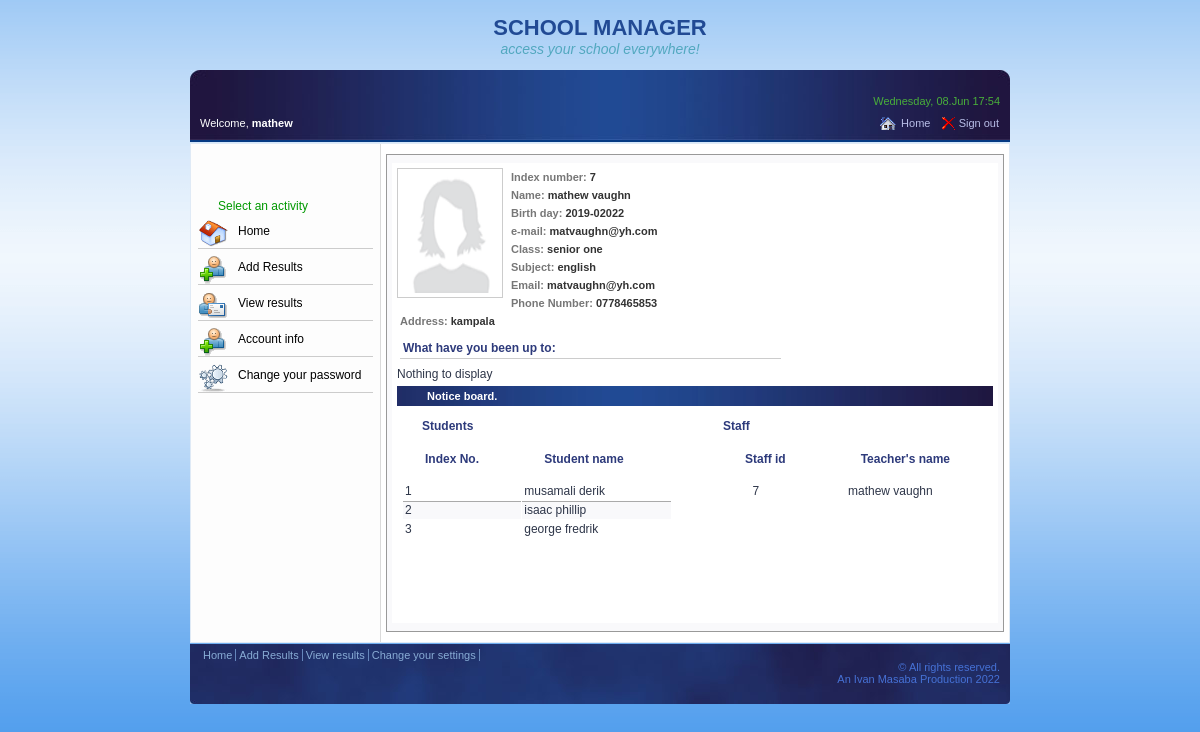
Screenshot of /school/web/teacher/ (signed in) with the database file from the repository.
### tables this page shows
CREATE TABLE `staff` (
  `id` int(11) NOT NULL,
  `staff_id` int(11) NOT NULL,
  `class_id` int(11) NOT NULL,
  `subj_id` int(11) NOT NULL,
  `fname` varchar(30) NOT NULL,
  `lname` varchar(30) NOT NULL,
  `gender` enum('male','female','','') NOT NULL,
  `birth_date` date NOT NULL,
  `email` varchar(30) NOT NULL,
  `phone` varchar(30) NOT NULL,
  `address` varchar(30) NOT NULL
);

CREATE TABLE `students` (
  `id` int(11) NOT NULL,
  `reg_num` int(11) NOT NULL,
  `fname` varchar(30) NOT NULL,
  `lname` varchar(30) NOT NULL,
  `class_id` int(11) NOT NULL,
  `gender` enum('male','female','','') NOT NULL,
  `birth_date` date NOT NULL,
  `father_name` varchar(30) NOT NULL,
  `mother_name` varchar(30) NOT NULL,
  `parent_phone` text NOT NULL,
  `parent_address` varchar(30) NOT NULL
);

CREATE TABLE `marks` (
  `id` int(11) NOT NULL,
  `reg_num` int(11) NOT NULL,
  `subj_id` int(11) NOT NULL,
  `test_score` int(11) DEFAULT 0,
  `exam_score` int(11) DEFAULT 0,
  `total_score` int(11) DEFAULT 0,
  `grade` varchar(30) DEFAULT 'F'
);

### school/core/staff.php (called while the page is built, shortened)
<?php
    class Staff{
        private $con;
        private $table = 'staff' ;
        public function __construct( $db ){
            $this->con = $db;
        }
        public function read_al($cname, $sub){
            $query = 'SELECT
                     *
                     FROM students s INNER JOIN
                     marks m ON s.reg_num = m.reg_num
                     INNER JOIN
                     subjects sb ON m.subj_id = sb.id
                     WHERE s.class_id = (SELECT id FROM class WHERE class_name = :cname )
                     AND  sb.subj_name = :sub_name';
            $stmt = $this->con->prepare($query);
            $stmt->bindParam(':cname', $cname);
            $stmt->bindParam(':sub_name', $sub);
            $stmt->execute();
            return $stmt;
        }
        public function read_all(){
            $query = 'SELECT
                     *
                     FROM
                     ' .$this->table. ' s
                     INNER JOIN
                       class c ON s.class_id = c.id ';
            $stmt = $this->con->prepare($query);
            $stmt->execute();
            return $stmt;
        }
    }
?>

### school/web/teacher/index.php (the view, shortened to what this page needs)
<?php
    include_once( $_SERVER['DOCUMENT_ROOT'].'/frontend/school/includes/config.php');
	$second_name = $_SESSION['fname'];
?>
<!DOCTYPE html PUBLIC "-//W3C//DTD XHTML 1.0 Transitional//EN" "http://www.w3.org/TR/xhtml1/DTD/xhtml1-transitional.dtd">
<html xmlns="http://www.w3.org/1999/xhtml">
<head>
    <link rel="stylesheet" type="text/css" href="../styles.css">
    <link rel="stylesheet" type="text/css" href="../personal.css">
</head>
<body>
<div class="top">
    <h1>SCHOOL MANAGER</h1>
    <h2>access your school everywhere!</h2>
</div>
<div class="bar">
<div id="current_time" style="color: #49AF3A; text-align:right; margin-bottom: 10px;"><?php echo date("l, d.M H:i", time()); ?></div>
<div style="float: right;">
    <a href="#" style="background: url(../images/frontpage.gif) no-repeat; padding-left: 22px;">Home</a>&nbsp;&nbsp;
    <a href="../sign out.php" style="background: url(../images/b_drop.png) no-repeat; padding-left: 18px;">Sign out</a>
</div>
<div id="greeting" style=" float: left;">Welcome, <?php echo "<b>" . $second_name . "</b>"; ?></div>
</div>
  <div class="content">
     <div class="sidebar">
        <h4>Select an activity</h4>
        <h3 style="background-image: url(../images/frontpage1.png);" ><a href='#'>Home</a></h3>
        <h3><a href="adminr/">Add Results</a></h3>
        <h3 style="background-image: url(../images/email_initiator.gif);" ><a href='advres/'>View results</a></h3>
     <h3><a href="adminreg/">Account info</a></h3>
        <h3 style="background-image: url(../images/icon-30-cpanel.png);" ><a href="options/">Change your password</a></h3>
     </div>
     <div class="contents">
   	<div style=" padding: 8px 5px; border: solid 1px #999999; background-color: #f9f9fb;">
      <div style="padding: 5px; height: 450px; background-color:#FFFFFF">
         <img src="../images/unknown_user.gif" alt="your picture" width="96" height="120" style="padding: 4px; border:solid 1px #ccc; float: left; margin-right: 8px" />
           <?php
           echo "<h2><span style='color: #777'>Index number:</span> ".$_SESSION['index_number']."</h2>";
		   echo "<h2><span style='color: #777'>Name:</span> ".$_SESSION['fname']." ".$_SESSION['lname']."</h2>";
		   echo "<h2><span style='color: #777'>Birth day:</span> ".substr_replace( $_SESSION['birthDate'], date("Y"), -4, 4 )."</h2>";
		   echo "<h2><span style='color: #777'>e-mail:</span> ".$_SESSION['email']."</h2>";
           echo "<h2><span style='color: #777'>Class:</span> ".$_SESSION['class_name']."</h2>";
		   echo "<h2><span style='color: #777'>Subject:</span> ".$_SESSION['subj_name']."</h2>";
		   echo "<h2><span style='color: #777'>Email:</span> ".$_SESSION['email']."</h2>";
           echo "<h2><span style='color: #777'>Phone Number:</span> ". $_SESSION['phone']."</h2>";
		   echo "<h2><span style='color: #777'>Address:</span> ".$_SESSION['address']."</h2>";
		   ?>
           <table width="65%" border="0">
              <tr><td><h3>What have you been up to:</h3></td></tr>
           </table>
           Nothing to display
           <div class="noticeBoard">Notice board.</div>
           <div class="boardA"><h5>Staff</h5>
           <table width="270" border="0" cellspacing="1" cellpadding="2">
              <tr>
              <td align='right'> <h5>Staff id</h5> </td>
              <td align='right' ><h5>Teacher's name</h5></td>
             </tr>
             <?php
             $teacher = new Staff($db);
             $res = $teacher->read_all();
             $num = $res->rowCount();
                 if( $num > 0 )
                 {
                   $bg = 1;
                   while(  $row = $res->fetch(PDO::FETCH_ASSOC) )
                   {
                    extract( $row );
                       if($bg%2==1)
                       {
                           echo "<tr >";
                       }
                       else
                       {
                           echo "<tr style='background: #ccc url(images/frm_chg.gif) repeat-x;'>";
                       }
                       echo "<td align='center'>".$staff_id."</td>";
                       echo "<td align='center'>".$fname." ".$lname."</td>";
                       echo "</tr>";
                       $bg++;
                   }
                 }
               ?>
             </table>
           </div>
           <div class="boardB">
           	<h5>Students</h5>
               <table width="270" border="0" cellspacing="1" cellpadding="2">
              <tr>
              <td><h5>Index No.</h5></td>
              <td > <h5>Student name</h5> </td>
             </tr>
             <?php
                 $cname = "senior one" ;
                 $sub  = "english" ;
             $res = $teacher->read_al( $cname, $sub );
             $num = $res->rowCount();
                 if( $num > 0 )
                 {
                   $bg = 1;
                   while(  $row = $res->fetch(PDO::FETCH_ASSOC) )
                   {
                    extract( $row );
                       if($bg%2==1)
                       {
                           echo "<tr >";
                       }
                       else
                       {
                           echo "<tr style='background: #ccc url(images/frm_chg.gif) repeat-x;'>";
                       }
                       echo "<td>".$reg_num."</td>";
                       echo "<td align='left'>".$fname." ".$lname."</td>";
                       echo "</tr>";
                       $bg++;
                   }
                 }
               ?>
               </table>
           </div>
       </div>
    </div>
    </div>
</div>
<div class='btm'>
    <a href='#'>Home </a>
    <a href='adminr/'> Add Results </a>
    <a href='advres/'> View results </a>
    <a href="options/"> Change your settings</a>
    <br/>&copy; All rights reserved. <br/> An Ivan Masaba Production 2022
</div>
</body>
</html>

### school/web/styles.css (style rules this page uses)
body { margin: 0px; padding: 10px 0px 30px 0px; font: normal 11px 'Arial'; color: #214a94; text-align: center; background: #4597ec url(images/site2.gif) repeat-x; }
.top { display: block; padding: 0px; margin: 5px; height: 50px; }
.bar { background: #053a83 url(images/bar.jpg) top no-repeat; height: 42px; width: 800px; margin: 0px auto; padding: 25px 10px 5px 10px; color: #FFFFFF; text-align: left; }
.bar a { color: #B8BEE7; padding: 1px; }
.content { margin: 1px auto; padding: 10px 5px; font: normal 12px "Arial"; color: #2E3649; text-align: left; border: solid 1px #dfeaf6; background: #FFFFFF url(images/side_bg.gif) repeat-y; width: 808px; }
.contents { margin: 0px 0px 0px 190px; display: block; }
.sidebar { width: 175px; float: left; padding: 40px 2px 2px 2px; margin: 5px 0px; }
.btm { width: 800px; height: 50px; padding: 5px 10px; margin: 0px auto; text-align: right; color: #4671D5; background: #053a83 url(images/btm.jpg) bottom no-repeat; }
.btm a { float: left; color: #88ACD5; padding: 0px 3px; border-right: solid 1px #6586BC; }
a { text-decoration: none; }
.sidebar a { color: #000000; }
h1 { font: bold 22px "Arial"; margin: 0px 80px; }
h2 { font: italic 14px "Arial"; margin: 0px 80px; color: #52a8bf; }
h3 { padding: 6px 6px 10px 40px; font: normal 12px "Arial"; color: #000000; margin: 5px 0px; background: url(images/add_reviewer.gif) no-repeat top left; border-bottom: solid 1px #CCCCCC; }
h4 { font: normal 12px "Arial"; color: #009900; margin: 0px 20px; }
h5 { padding: 10px; font: bold 12px "Arial"; color: #1f3477; margin: 0px; border-bottom: solid 1px #306396; padding-bottom: 2px; margin-bottom: 10px; }
img { border: none; }

### school/web/personal.css (style rules this page uses)
.contents h2 { font: bold 11px 'Arial'; padding: 3px; margin: 0px; color: #333333; }
.noticeBoard { background: #213c7f url(images/top_bg.gif) repeat-y; padding:4px 30px; margin: 5px 0px; color:#FFFFFF; font: bold 11px 'Arial'; }
.boardA { float: right; width: 285px; margin: 0px; padding:5px; }
.boardB { width: 285px; margin: 0px; padding:5px; }
.contents h3 { background:none; font: bold 12px 'Arial'; color: #2D3A7B; padding: 3px; }
.contents h5 { font: bold 12px 'Arial'; color: #2D3A7B; padding: 3px 20px; border:none; }

### rows the page displays
staff: staff "7", fname "mathew", lname "vaughn"
students: marks.reg_num "1", fname "musamali", lname "derik"
students: marks.reg_num "2", fname "isaac", lname "phillip"
students: marks.reg_num "3", fname "george", lname "fredrik"

### other values shown
$second_name "mathew"
$_SESSION['index_number'] "7"
$_SESSION['fname'] "mathew"
$_SESSION['lname'] "vaughn"
$_SESSION['email'] "matvaughn@yh.com"
$_SESSION['class_name'] "senior one"
$_SESSION['subj_name'] "english"
$_SESSION['phone'] "0778465853"
$_SESSION['address'] "kampala"
